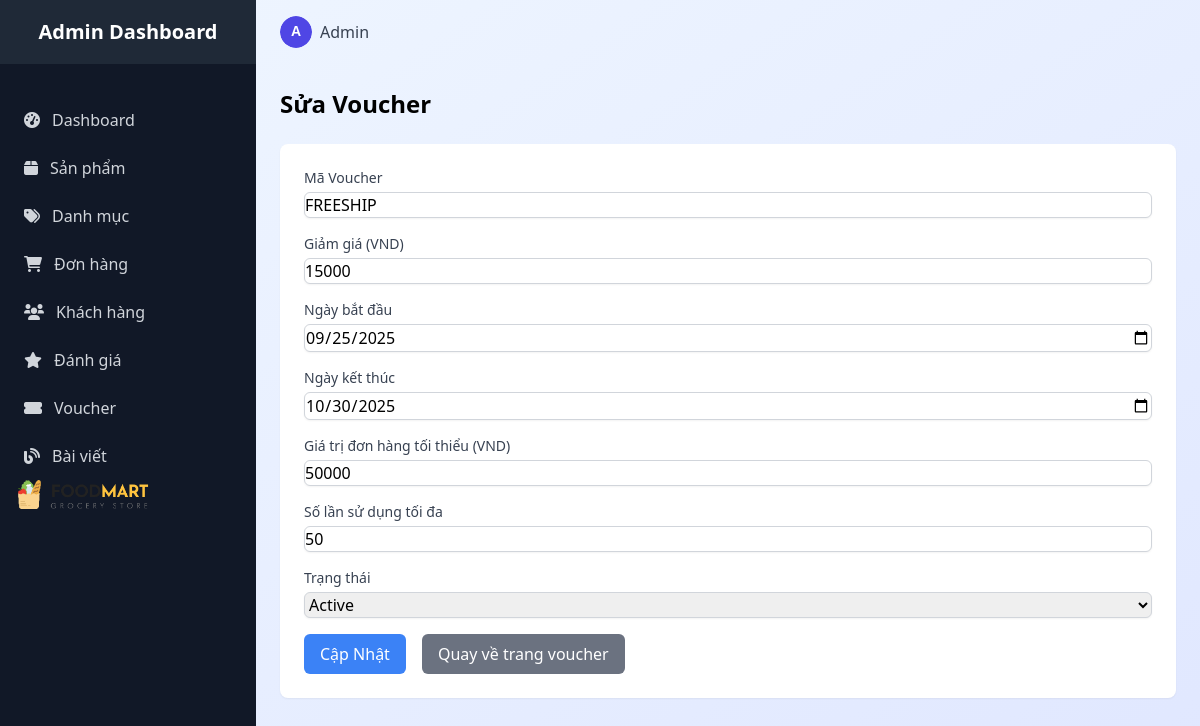
Page /admin/admin_voucher/edit/?id=2 (signed in) on the earlier database version.
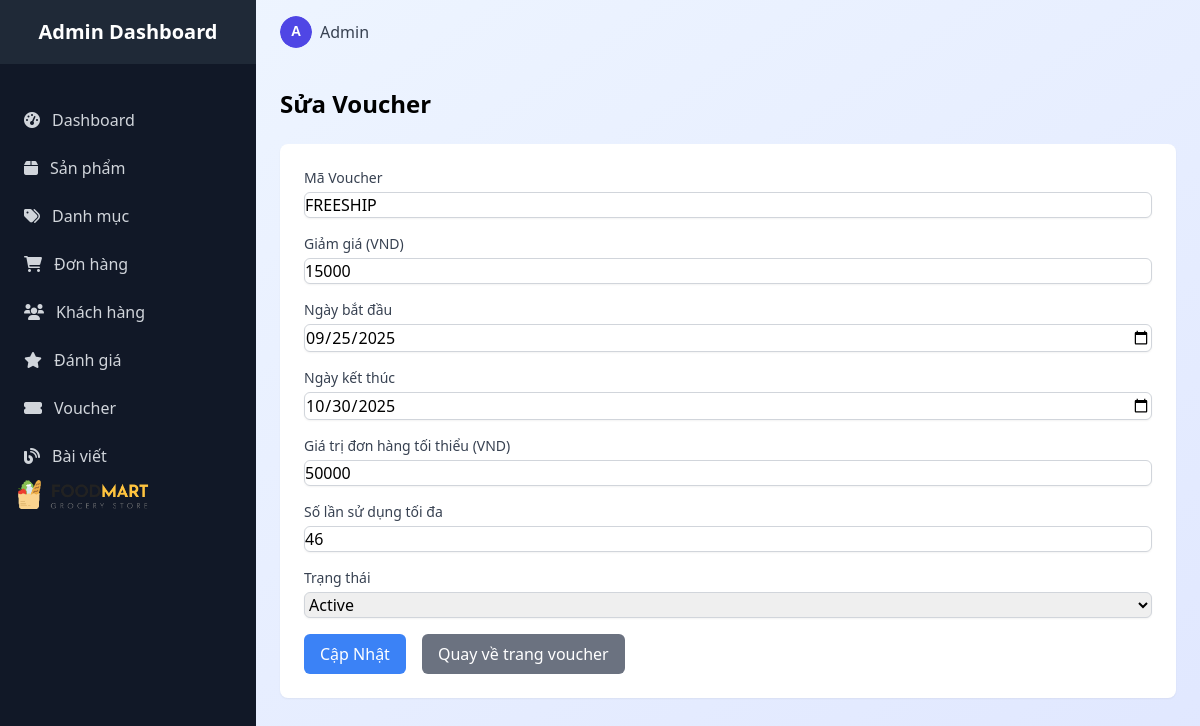
Same page on the later database version.
### tables this page shows
CREATE TABLE `vouchers` (
  `id` int(11) NOT NULL,
  `code` varchar(50) NOT NULL,
  `discount_amount` int(11) NOT NULL,
  `start_date` date NOT NULL,
  `end_date` date NOT NULL,
  `min_order_value` int(11) DEFAULT 0,
  `max_usage` int(11) DEFAULT 1,
  `status` tinyint(1) DEFAULT 1 COMMENT '1=active, 0=inactive',
  `created_at` timestamp NOT NULL DEFAULT current_timestamp(),
  `updated_at` timestamp NOT NULL DEFAULT current_timestamp() ON UPDATE current_timestamp()
);

### index.php (called while the page is built, shortened)
<?php
require_once ROOT . "core" . DIRECTORY_SEPARATOR . "database.php";
$app = new App();

### core/database.php (called while the page is built, shortened)
<?php
class Database {
    public function __construct() {
        $this->conn = new mysqli(DB_HOST, DB_USER, DB_PASS, DB_NAME);
    }
}

### models/VoucherModel.php (called while the page is built, shortened)
<?php
require_once ROOT . "core/database.php";
class VoucherModel extends Database {
    public function getVoucherById($id) {
        $stmt = $this->conn->prepare("SELECT * FROM vouchers WHERE id = ?");
        $stmt->bind_param("i", $id);
        $stmt->execute();
        $result = $stmt->get_result();
        return $result->fetch_assoc();
    }
}

### views/admin/voucher/voucher_edit.php (the view, shortened to what this page needs)
<?php
$voucher = $data['voucher'] ?? [];
?>
<body class="bg-gradient-to-br from-blue-50 to-indigo-100 min-h-screen">
    <?php include ROOT . '/views/admin/layouts/sidebar.php'; ?>
    <div class="lg:ml-64">
        <?php include ROOT . '/views/admin/layouts/header.php'; ?>
        <main class="p-6">
            <h2 class="text-2xl font-bold mb-6">Sửa Voucher</h2>
            <form action="/FoodMartLab/admin/admin_voucher/edit/?id=<?php echo $voucher['id'] ?? ''; ?>" method="post" class="bg-white rounded-lg shadow-sm p-6">
                <div class="mb-4">
                    <label for="code" class="block text-sm font-medium text-gray-700">Mã Voucher</label>
                    <input type="text" id="code" name="code" value="<?php echo htmlspecialchars($voucher['code'] ?? ''); ?>" class="mt-1 block w-full border border-gray-300 rounded-md shadow-sm" required>
                </div>
                <div class="mb-4">
                    <label for="discount_amount" class="block text-sm font-medium text-gray-700">Giảm giá (VND)</label>
                    <input type="number" id="discount_amount" name="discount_amount" step="0.01" value="<?php echo htmlspecialchars($voucher['discount_amount'] ?? ''); ?>" class="mt-1 block w-full border border-gray-300 rounded-md shadow-sm" required>
                </div>
                <div class="mb-4">
                    <label for="start_date" class="block text-sm font-medium text-gray-700">Ngày bắt đầu</label>
                    <input type="date" id="start_date" name="start_date" value="<?php echo htmlspecialchars($voucher['start_date'] ?? ''); ?>" class="mt-1 block w-full border border-gray-300 rounded-md shadow-sm" required>
                </div>
                <div class="mb-4">
                    <label for="end_date" class="block text-sm font-medium text-gray-700">Ngày kết thúc</label>
                    <input type="date" id="end_date" name="end_date" value="<?php echo htmlspecialchars($voucher['end_date'] ?? ''); ?>" class="mt-1 block w-full border border-gray-300 rounded-md shadow-sm" required>
                </div>
                <div class="mb-4">
                    <label for="min_order_value" class="block text-sm font-medium text-gray-700">Giá trị đơn hàng tối thiểu (VND)</label>
                    <input type="number" id="min_order_value" name="min_order_value" step="0.01" value="<?php echo htmlspecialchars($voucher['min_order_value'] ?? ''); ?>" class="mt-1 block w-full border border-gray-300 rounded-md shadow-sm">
                </div>
                <div class="mb-4">
                    <label for="max_usage" class="block text-sm font-medium text-gray-700">Số lần sử dụng tối đa</label>
                    <input type="number" id="max_usage" name="max_usage" value="<?php echo htmlspecialchars($voucher['max_usage'] ?? ''); ?>" class="mt-1 block w-full border border-gray-300 rounded-md shadow-sm">
                </div>
                <div class="mb-4">
                    <label for="status" class="block text-sm font-medium text-gray-700">Trạng thái</label>
                    <select id="status" name="status" class="mt-1 block w-full border border-gray-300 rounded-md shadow-sm" required>
                        <option value="1" <?php echo ($voucher['status'] ?? 1) == 1 ? 'selected' : ''; ?>>Active</option>
                    </select>
                </div>
                <div class="flex space-x-4">
                    <button type="submit" class="bg-blue-500 text-white px-4 py-2 rounded-md">Cập Nhật</button>
                    <a href="/FoodMartLab/admin/admin_voucher/index" class="bg-gray-500 text-white px-4 py-2 rounded-md hover:bg-gray-600">Quay về trang voucher</a>
                </div>
            </form>
        </main>
    </div>
</body>

Differences in the rows shown:
changed vouchers "FREESHIP": max_usage "50" → "46"
